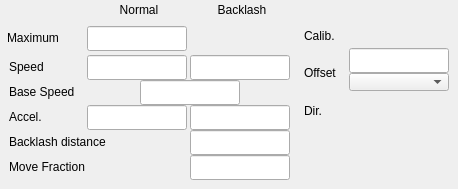
    <widget class="QWidget" name="tab_2">
     <attribute name="title">
      <string>Dynamics</string>
     </attribute>
     <widget class="caTextEntry" name="caTextEntry_17">
      <property name="geometry">
       <rect>
        <x>87</x>
        <y>55</y>
        <width>100</width>
        <height>25</height>
       </rect>
      </property>
      <property name="channel" stdset="0">
       <string>$(P)$(M).VELO</string>
      </property>
      <property name="foreground">
       <color>
        <red>0</red>
        <green>0</green>
        <blue>0</blue>
       </color>
      </property>
      <property name="background">
       <color>
        <red>255</red>
        <green>255</green>
        <blue>255</blue>
       </color>
      </property>
      <property name="colorMode">
       <enum>caLineEdit::Default</enum>
      </property>
      <property name="precisionMode">
       <enum>caLineEdit::Channel</enum>
      </property>
      <property name="limitsMode">
       <enum>caLineEdit::User</enum>
      </property>
      <property name="maxValue">
       <double>0.000000000000000</double>
      </property>
      <property name="minValue">
       <double>0.000000000000000</double>
      </property>
      <property name="fontScaleMode" stdset="0">
       <enum>caLineEdit::Height</enum>
      </property>
      <property name="formatType">
       <enum>caLineEdit::decimal</enum>
      </property>
     </widget>
     <widget class="caLabel" name="caLabel_17">
      <property name="geometry">
       <rect>
        <x>89</x>
        <y>0</y>
        <width>100</width>
        <height>20</height>
       </rect>
      </property>
      <property name="text">
       <string>Normal</string>
      </property>
      <property name="alignment">
       <set>Qt::AlignAbsolute|Qt::AlignCenter|Qt::AlignHCenter|Qt::AlignVCenter</set>
      </property>
      <property name="fontScaleMode">
       <enum>ESimpleLabel::Height</enum>
      </property>
      <property name="foreground">
       <color>
        <red>0</red>
        <green>0</green>
        <blue>0</blue>
       </color>
      </property>
      <property name="background">
       <color alpha="0">
        <red>0</red>
        <green>0</green>
        <blue>0</blue>
       </color>
      </property>
      <property name="frameShape">
       <enum>QFrame::NoFrame</enum>
      </property>
     </widget>
     <widget class="caTextEntry" name="caTextEntry_15">
      <property name="geometry">
       <rect>
        <x>190</x>
        <y>130</y>
        <width>100</width>
        <height>25</height>
       </rect>
      </property>
      <property name="channel" stdset="0">
       <string>$(P)$(M).BDST</string>
      </property>
      <property name="foreground">
       <color>
        <red>0</red>
        <green>0</green>
        <blue>0</blue>
       </color>
      </property>
      <property name="background">
       <color>
        <red>255</red>
        <green>255</green>
        <blue>255</blue>
       </color>
      </property>
      <property name="colorMode">
       <enum>caLineEdit::Default</enum>
      </property>
      <property name="precisionMode">
       <enum>caLineEdit::Channel</enum>
      </property>
      <property name="limitsMode">
       <enum>caLineEdit::Channel</enum>
      </property>
      <property name="maxValue">
       <double>1.000000000000000</double>
      </property>
      <property name="minValue">
       <double>0.000000000000000</double>
      </property>
      <property name="fontScaleMode" stdset="0">
       <enum>caLineEdit::Height</enum>
      </property>
      <property name="formatType">
       <enum>caLineEdit::decimal</enum>
      </property>
     </widget>
     <widget class="caLabel" name="caLabel_27">
      <property name="geometry">
       <rect>
        <x>9</x>
        <y>133</y>
        <width>183</width>
        <height>18</height>
       </rect>
      </property>
      <property name="text">
       <string>Backlash distance</string>
      </property>
      <property name="alignment">
       <set>Qt::AlignAbsolute|Qt::AlignLeading|Qt::AlignLeft|Qt::AlignVCenter</set>
      </property>
      <property name="fontScaleMode">
       <enum>ESimpleLabel::Height</enum>
      </property>
      <property name="foreground">
       <color>
        <red>0</red>
        <green>0</green>
        <blue>0</blue>
       </color>
      </property>
      <property name="background">
       <color alpha="0">
        <red>0</red>
        <green>0</green>
        <blue>0</blue>
       </color>
      </property>
      <property name="frameShape">
       <enum>QFrame::NoFrame</enum>
      </property>
     </widget>
     <widget class="caLabel" name="caLabel_24">
      <property name="geometry">
       <rect>
        <x>9</x>
        <y>58</y>
        <width>73</width>
        <height>18</height>
       </rect>
      </property>
      <property name="text">
       <string>Speed</string>
      </property>
      <property name="alignment">
       <set>Qt::AlignAbsolute|Qt::AlignLeading|Qt::AlignLeft|Qt::AlignVCenter</set>
      </property>
      <property name="fontScaleMode">
       <enum>ESimpleLabel::Height</enum>
      </property>
      <property name="foreground">
       <color>
        <red>0</red>
        <green>0</green>
        <blue>0</blue>
       </color>
      </property>
      <property name="background">
       <color alpha="0">
        <red>0</red>
        <green>0</green>
        <blue>0</blue>
       </color>
      </property>
      <property name="frameShape">
       <enum>QFrame::NoFrame</enum>
      </property>
     </widget>
     <widget class="caLabel" name="caLabel_25">
      <property name="geometry">
       <rect>
        <x>9</x>
        <y>83</y>
        <width>107</width>
        <height>18</height>
       </rect>
      </property>
      <property name="text">
       <string>Base Speed</string>
      </property>
      <property name="alignment">
       <set>Qt::AlignAbsolute|Qt::AlignLeading|Qt::AlignLeft|Qt::AlignVCenter</set>
      </property>
      <property name="fontScaleMode">
       <enum>ESimpleLabel::Height</enum>
      </property>
      <property name="foreground">
       <color>
        <red>0</red>
        <green>0</green>
        <blue>0</blue>
       </color>
      </property>
      <property name="background">
       <color alpha="0">
        <red>0</red>
        <green>0</green>
        <blue>0</blue>
       </color>
      </property>
      <property name="frameShape">
       <enum>QFrame::NoFrame</enum>
      </property>
     </widget>
     <widget class="caTextEntry" name="caTextEntry_14">
      <property name="geometry">
       <rect>
        <x>87</x>
        <y>105</y>
        <width>100</width>
        <height>25</height>
       </rect>
      </property>
      <property name="channel" stdset="0">
       <string>$(P)$(M).ACCL</string>
      </property>
      <property name="foreground">
       <color>
        <red>0</red>
        <green>0</green>
        <blue>0</blue>
       </color>
      </property>
      <property name="background">
       <color>
        <red>255</red>
        <green>255</green>
        <blue>255</blue>
       </color>
      </property>
      <property name="colorMode">
       <enum>caLineEdit::Default</enum>
      </property>
      <property name="precisionMode">
       <enum>caLineEdit::Channel</enum>
      </property>
      <property name="limitsMode">
       <enum>caLineEdit::Channel</enum>
      </property>
      <property name="maxValue">
       <double>1.000000000000000</double>
      </property>
      <property name="minValue">
       <double>0.000000000000000</double>
      </property>
      <property name="fontScaleMode" stdset="0">
       <enum>caLineEdit::Height</enum>
      </property>
      <property name="formatType">
       <enum>caLineEdit::decimal</enum>
      </property>
     </widget>
     <widget class="caLabel" name="caLabel_26">
      <property name="geometry">
       <rect>
        <x>9</x>
        <y>108</y>
        <width>73</width>
        <height>18</height>
       </rect>
      </property>
      <property name="text">
       <string>Accel.</string>
      </property>
      <property name="alignment">
       <set>Qt::AlignAbsolute|Qt::AlignLeading|Qt::AlignLeft|Qt::AlignVCenter</set>
      </property>
      <property name="fontScaleMode">
       <enum>ESimpleLabel::Height</enum>
      </property>
      <property name="foreground">
       <color>
        <red>0</red>
        <green>0</green>
        <blue>0</blue>
       </color>
      </property>
      <property name="background">
       <color alpha="0">
        <red>0</red>
        <green>0</green>
        <blue>0</blue>
       </color>
      </property>
      <property name="frameShape">
       <enum>QFrame::NoFrame</enum>
      </property>
     </widget>
     <widget class="caTextEntry" name="caTextEntry_16">
      <property name="geometry">
       <rect>
        <x>190</x>
        <y>155</y>
        <width>100</width>
        <height>25</height>
       </rect>
      </property>
      <property name="channel" stdset="0">
       <string>$(P)$(M).FRAC</string>
      </property>
      <property name="foreground">
       <color>
        <red>0</red>
        <green>0</green>
        <blue>0</blue>
       </color>
      </property>
      <property name="background">
       <color>
        <red>255</red>
        <green>255</green>
        <blue>255</blue>
       </color>
      </property>
      <property name="colorMode">
       <enum>caLineEdit::Default</enum>
      </property>
      <property name="precisionMode">
       <enum>caLineEdit::Channel</enum>
      </property>
      <property name="limitsMode">
       <enum>caLineEdit::Channel</enum>
      </property>
      <property name="maxValue">
       <double>1.000000000000000</double>
      </property>
      <property name="minValue">
       <double>0.000000000000000</double>
      </property>
      <property name="fontScaleMode" stdset="0">
       <enum>caLineEdit::Height</enum>
      </property>
      <property name="formatType">
       <enum>caLineEdit::decimal</enum>
      </property>
     </widget>
     <widget class="caLabel" name="caLabel_28">
      <property name="geometry">
       <rect>
        <x>9</x>
        <y>158</y>
        <width>177</width>
        <height>18</height>
       </rect>
      </property>
      <property name="text">
       <string>Move Fraction</string>
      </property>
      <property name="alignment">
       <set>Qt::AlignAbsolute|Qt::AlignLeading|Qt::AlignLeft|Qt::AlignVCenter</set>
      </property>
      <property name="fontScaleMode">
       <enum>ESimpleLabel::Height</enum>
      </property>
      <property name="foreground">
       <color>
        <red>0</red>
        <green>0</green>
        <blue>0</blue>
       </color>
      </property>
      <property name="background">
       <color alpha="0">
        <red>0</red>
        <green>0</green>
        <blue>0</blue>
       </color>
      </property>
      <property name="frameShape">
       <enum>QFrame::NoFrame</enum>
      </property>
     </widget>
     <widget class="caTextEntry" name="caTextEntry_13">
      <property name="geometry">
       <rect>
        <x>190</x>
        <y>105</y>
        <width>100</width>
        <height>25</height>
       </rect>
      </property>
      <property name="channel" stdset="0">
       <string>$(P)$(M).BACC</string>
      </property>
      <property name="foreground">
       <color>
        <red>0</red>
        <green>0</green>
        <blue>0</blue>
       </color>
      </property>
      <property name="background">
       <color>
        <red>255</red>
        <green>255</green>
        <blue>255</blue>
       </color>
      </property>
      <property name="colorMode">
       <enum>caLineEdit::Default</enum>
      </property>
      <property name="precisionMode">
       <enum>caLineEdit::Channel</enum>
      </property>
      <property name="limitsMode">
       <enum>caLineEdit::Channel</enum>
      </property>
      <property name="maxValue">
       <double>1.000000000000000</double>
      </property>
      <property name="minValue">
       <double>0.000000000000000</double>
      </property>
      <property name="fontScaleMode" stdset="0">
       <enum>caLineEdit::Height</enum>
      </property>
      <property name="formatType">
       <enum>caLineEdit::decimal</enum>
      </property>
     </widget>
     <widget class="caTextEntry" name="caTextEntry_19">
      <property name="geometry">
       <rect>
        <x>140</x>
        <y>80</y>
        <width>100</width>
        <height>25</height>
       </rect>
      </property>
      <property name="channel" stdset="0">
       <string>$(P)$(M).VBAS</string>
      </property>
      <property name="foreground">
       <color>
        <red>0</red>
        <green>0</green>
        <blue>0</blue>
       </color>
      </property>
      <property name="background">
       <color>
        <red>255</red>
        <green>255</green>
        <blue>255</blue>
       </color>
      </property>
      <property name="colorMode">
       <enum>caLineEdit::Default</enum>
      </property>
      <property name="precisionMode">
       <enum>caLineEdit::Channel</enum>
      </property>
      <property name="limitsMode">
       <enum>caLineEdit::Channel</enum>
      </property>
      <property name="maxValue">
       <double>1.000000000000000</double>
      </property>
      <property name="minValue">
       <double>0.000000000000000</double>
      </property>
      <property name="fontScaleMode" stdset="0">
       <enum>caLineEdit::Height</enum>
      </property>
      <property name="formatType">
       <enum>caLineEdit::decimal</enum>
      </property>
     </widget>
     <widget class="caTextEntry" name="caTextEntry_18">
      <property name="geometry">
       <rect>
        <x>190</x>
        <y>55</y>
        <width>100</width>
        <height>25</height>
       </rect>
      </property>
      <property name="channel" stdset="0">
       <string>$(P)$(M).BVEL</string>
      </property>
      <property name="foreground">
       <color>
        <red>0</red>
        <green>0</green>
        <blue>0</blue>
       </color>
      </property>
      <property name="background">
       <color>
        <red>255</red>
        <green>255</green>
        <blue>255</blue>
       </color>
      </property>
      <property name="colorMode">
       <enum>caLineEdit::Default</enum>
      </property>
      <property name="precisionMode">
       <enum>caLineEdit::Channel</enum>
      </property>
      <property name="limitsMode">
       <enum>caLineEdit::User</enum>
      </property>
      <property name="maxValue">
       <double>0.000000000000000</double>
      </property>
      <property name="minValue">
       <double>0.000000000000000</double>
      </property>
      <property name="fontScaleMode" stdset="0">
       <enum>caLineEdit::Height</enum>
      </property>
      <property name="formatType">
       <enum>caLineEdit::decimal</enum>
      </property>
     </widget>
     <widget class="caLabel" name="caLabel_23">
      <property name="geometry">
       <rect>
        <x>7</x>
        <y>29</y>
        <width>75</width>
        <height>18</height>
       </rect>
      </property>
      <property name="text">
       <string>Maximum</string>
      </property>
      <property name="alignment">
       <set>Qt::AlignAbsolute|Qt::AlignLeading|Qt::AlignLeft|Qt::AlignVCenter</set>
      </property>
      <property name="fontScaleMode">
       <enum>ESimpleLabel::Height</enum>
      </property>
      <property name="foreground">
       <color>
        <red>0</red>
        <green>0</green>
        <blue>0</blue>
       </color>
      </property>
      <property name="background">
       <color alpha="0">
        <red>0</red>
        <green>0</green>
        <blue>0</blue>
       </color>
      </property>
      <property name="frameShape">
       <enum>QFrame::NoFrame</enum>
      </property>
     </widget>
     <widget class="caTextEntry" name="caTextEntry_11">
      <property name="geometry">
       <rect>
        <x>87</x>
        <y>26</y>
        <width>100</width>
        <height>25</height>
       </rect>
      </property>
      <property name="channel" stdset="0">
       <string>$(P)$(M).VMAX</string>
      </property>
      <property name="foreground">
       <color>
        <red>0</red>
        <green>0</green>
        <blue>0</blue>
       </color>
      </property>
      <property name="background">
       <color>
        <red>255</red>
        <green>255</green>
        <blue>255</blue>
       </color>
      </property>
      <property name="colorMode">
       <enum>caLineEdit::Default</enum>
      </property>
      <property name="precisionMode">
       <enum>caLineEdit::Channel</enum>
      </property>
      <property name="limitsMode">
       <enum>caLineEdit::Channel</enum>
      </property>
      <property name="maxValue">
       <double>1.000000000000000</double>
      </property>
      <property name="minValue">
       <double>0.000000000000000</double>
      </property>
      <property name="fontScaleMode" stdset="0">
       <enum>caLineEdit::Height</enum>
      </property>
      <property name="formatType">
       <enum>caLineEdit::decimal</enum>
      </property>
     </widget>
     <widget class="caLabel" name="caLabel_18">
      <property name="geometry">
       <rect>
        <x>192</x>
        <y>0</y>
        <width>100</width>
        <height>20</height>
       </rect>
      </property>
      <property name="text">
       <string>Backlash</string>
      </property>
      <property name="alignment">
       <set>Qt::AlignAbsolute|Qt::AlignCenter|Qt::AlignHCenter|Qt::AlignVCenter</set>
      </property>
      <property name="fontScaleMode">
       <enum>ESimpleLabel::Height</enum>
      </property>
      <property name="foreground">
       <color>
        <red>0</red>
        <green>0</green>
        <blue>0</blue>
       </color>
      </property>
      <property name="background">
       <color alpha="0">
        <red>0</red>
        <green>0</green>
        <blue>0</blue>
       </color>
      </property>
      <property name="frameShape">
       <enum>QFrame::NoFrame</enum>
      </property>
     </widget>
     <widget class="caMenu" name="caMenu_1">
      <property name="geometry">
       <rect>
        <x>349</x>
        <y>73</y>
        <width>100</width>
        <height>18</height>
       </rect>
      </property>
      <property name="channel" stdset="0">
       <string>$(P)$(M).FOFF</string>
      </property>
      <property name="colorMode">
       <enum>caMenu::Static</enum>
      </property>
      <property name="foreground">
       <color>
        <red>0</red>
        <green>0</green>
        <blue>0</blue>
       </color>
      </property>
      <property name="background">
       <color>
        <red>211</red>
        <green>215</green>
        <blue>207</blue>
       </color>
      </property>
     </widget>
     <widget class="caLabel" name="caLabel_42">
      <property name="geometry">
       <rect>
        <x>304</x>
        <y>102</y>
        <width>66</width>
        <height>18</height>
       </rect>
      </property>
      <property name="text">
       <string>Dir.</string>
      </property>
      <property name="alignment">
       <set>Qt::AlignAbsolute|Qt::AlignLeading|Qt::AlignLeft|Qt::AlignVCenter</set>
      </property>
      <property name="fontScaleMode">
       <enum>ESimpleLabel::Height</enum>
      </property>
      <property name="foreground">
       <color>
        <red>0</red>
        <green>0</green>
        <blue>0</blue>
       </color>
      </property>
      <property name="background">
       <color alpha="0">
        <red>0</red>
        <green>0</green>
        <blue>0</blue>
       </color>
      </property>
      <property name="frameShape">
       <enum>QFrame::NoFrame</enum>
      </property>
     </widget>
     <widget class="caChoice" name="caChoice_2">
      <property name="geometry">
       <rect>
        <x>349</x>
        <y>25</y>
        <width>100</width>
        <height>21</height>
       </rect>
      </property>
      <property name="channel" stdset="0">
       <string>$(P)$(M).SET</string>
      </property>
      <property name="foreground">
       <color>
        <red>0</red>
        <green>0</green>
        <blue>0</blue>
       </color>
      </property>
      <property name="background">
       <color>
        <red>211</red>
        <green>215</green>
        <blue>207</blue>
       </color>
      </property>
      <property name="colorMode">
       <enum>caChoice::Static</enum>
      </property>
      <property name="stackingMode" stdset="0">
       <enum>caChoice::Column</enum>
      </property>
      <property name="endBit">
       <number>1</number>
      </property>
     </widget>
     <widget class="caLabel" name="caLabel_40">
      <property name="geometry">
       <rect>
        <x>304</x>
        <y>64</y>
        <width>51</width>
        <height>18</height>
       </rect>
      </property>
      <property name="text">
       <string>Offset</string>
      </property>
      <property name="alignment">
       <set>Qt::AlignAbsolute|Qt::AlignLeading|Qt::AlignLeft|Qt::AlignVCenter</set>
      </property>
      <property name="fontScaleMode">
       <enum>ESimpleLabel::Height</enum>
      </property>
      <property name="foreground">
       <color>
        <red>0</red>
        <green>0</green>
        <blue>0</blue>
       </color>
      </property>
      <property name="background">
       <color alpha="0">
        <red>0</red>
        <green>0</green>
        <blue>0</blue>
       </color>
      </property>
      <property name="frameShape">
       <enum>QFrame::NoFrame</enum>
      </property>
     </widget>
     <widget class="caTextEntry" name="caTextEntry_12">
      <property name="geometry">
       <rect>
        <x>349</x>
        <y>48</y>
        <width>100</width>
        <height>25</height>
       </rect>
      </property>
      <property name="channel" stdset="0">
       <string>$(P)$(M).OFF</string>
      </property>
      <property name="foreground">
       <color>
        <red>0</red>
        <green>0</green>
        <blue>0</blue>
       </color>
      </property>
      <property name="background">
       <color>
        <red>255</red>
        <green>255</green>
        <blue>255</blue>
       </color>
      </property>
      <property name="colorMode">
       <enum>caLineEdit::Default</enum>
      </property>
      <property name="precisionMode">
       <enum>caLineEdit::Channel</enum>
      </property>
      <property name="limitsMode">
       <enum>caLineEdit::Channel</enum>
      </property>
      <property name="maxValue">
       <double>1.000000000000000</double>
      </property>
      <property name="minValue">
       <double>0.000000000000000</double>
      </property>
      <property name="fontScaleMode" stdset="0">
       <enum>caLineEdit::Height</enum>
      </property>
      <property name="formatType">
       <enum>caLineEdit::decimal</enum>
      </property>
     </widget>
     <widget class="caChoice" name="caChoice_3">
      <property name="geometry">
       <rect>
        <x>349</x>
        <y>99</y>
        <width>100</width>
        <height>21</height>
       </rect>
      </property>
      <property name="channel" stdset="0">
       <string>$(P)$(M).DIR</string>
      </property>
      <property name="foreground">
       <color>
        <red>0</red>
        <green>0</green>
        <blue>0</blue>
       </color>
      </property>
      <property name="background">
       <color>
        <red>211</red>
        <green>215</green>
        <blue>207</blue>
       </color>
      </property>
      <property name="colorMode">
       <enum>caChoice::Static</enum>
      </property>
      <property name="stackingMode" stdset="0">
       <enum>caChoice::Column</enum>
      </property>
      <property name="endBit">
       <number>1</number>
      </property>
     </widget>
     <widget class="caLabel" name="caLabel_41">
      <property name="geometry">
       <rect>
        <x>304</x>
        <y>27</y>
        <width>86</width>
        <height>18</height>
       </rect>
      </property>
      <property name="text">
       <string>Calib. </string>
      </property>
      <property name="alignment">
       <set>Qt::AlignAbsolute|Qt::AlignLeading|Qt::AlignLeft|Qt::AlignVCenter</set>
      </property>
      <property name="fontScaleMode">
       <enum>ESimpleLabel::Height</enum>
      </property>
      <property name="foreground">
       <color>
        <red>0</red>
        <green>0</green>
        <blue>0</blue>
       </color>
      </property>
      <property name="background">
       <color alpha="0">
        <red>0</red>
        <green>0</green>
        <blue>0</blue>
       </color>
      </property>
      <property name="frameShape">
       <enum>QFrame::NoFrame</enum>
      </property>
     </widget>
    </widget>
